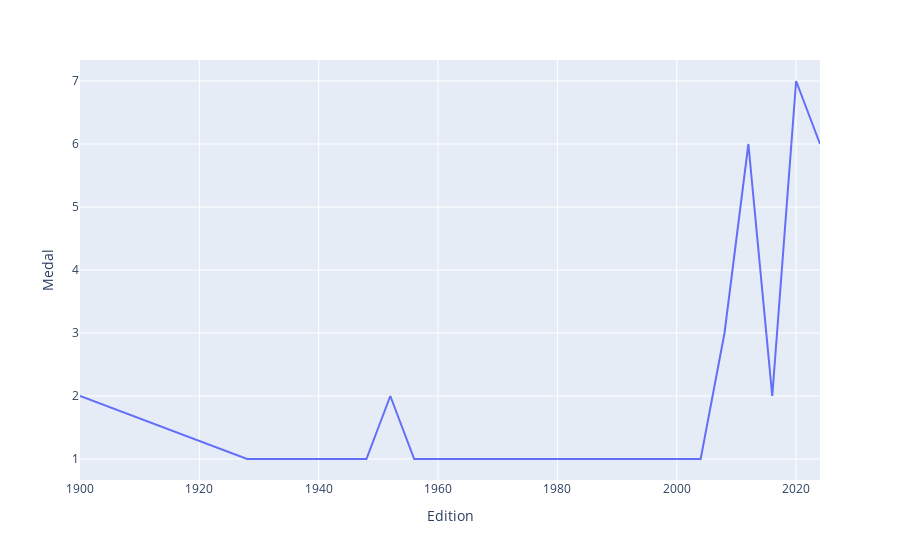

The notebook cell saved with this chart:
### Code cell
fig = px.line(final_df,x='Edition',y='Medal')
fig.show()

### Figure 1 — Plotly figure (JSON) as saved in the notebook; plotly's stock layout.template omitted (floating-point values rounded to 4 significant figures)
{"data": [{"hovertemplate": "Edition=%{x}<br>Medal=%{y}<extra></extra>", "legendgroup": "", "line": {"color": "#636efa", "dash": "solid"}, "marker": {"symbol": "circle"}, "mode": "lines", "name": "", "orientation": "v", "showlegend": false, "type": "scatter", "x": [1900, 1928, 1932, 1936, 1948, 1952, 1956, 1960, 1964, 1968, 1972, 1980, 1996, 2000, 2004, 2008, 2012, 2016, 2020, 2024], "xaxis": "x", "y": [2, 1, 1, 1, 1, 2, 1, 1, 1, 1, 1, 1, 1, 1, 1, 3, 6, 2, 7, 6], "yaxis": "y"}], "layout": {"legend": {"tracegroupgap": 0}, "margin": {"t": 60}, "xaxis": {"anchor": "y", "domain": [0, 1], "title": {"text": "Edition"}}, "yaxis": {"anchor": "x", "domain": [0, 1], "title": {"text": "Medal"}}}}
